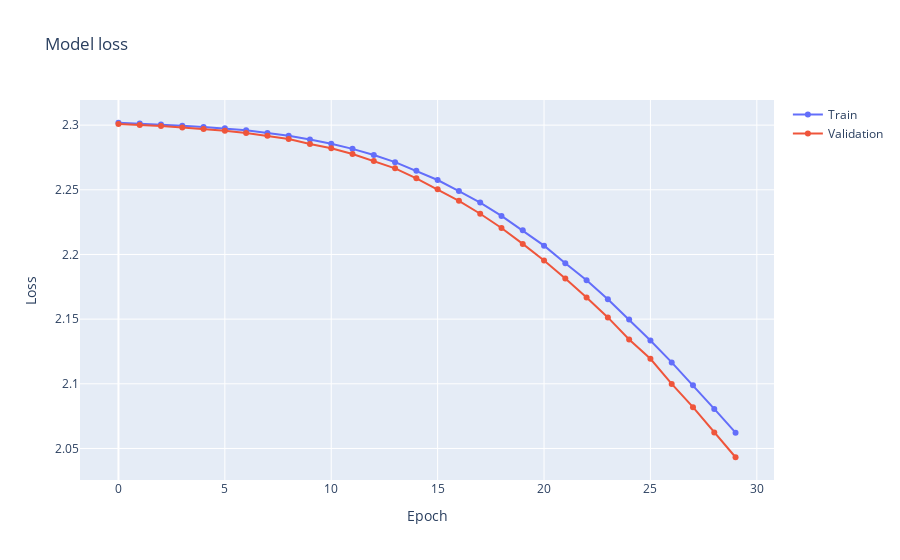

The code cell stored with this chart in its notebook:
### Code cell
# Plot training & validation loss values
fig = go.Figure()
fig.add_trace(go.Scatter(
    y=history.history['loss'],
    mode='lines+markers',
    name='Train'
))
fig.add_trace(go.Scatter(
    y=history.history['val_loss'],
    mode='lines+markers',
    name='Validation'
))
fig.update_layout(
    title='Model loss',
    xaxis_title='Epoch',
    yaxis_title='Loss'
)
fig.show()

### Figure 1 — Plotly figure (JSON) as saved in the notebook; plotly's stock layout.template omitted (floating-point values rounded to 4 significant figures)
{"data": [{"mode": "lines+markers", "name": "Train", "type": "scatter", "y": [2.302, 2.301, 2.3, 2.3, 2.299, 2.298, 2.296, 2.294, 2.292, 2.289, 2.286, 2.282, 2.277, 2.271, 2.265, 2.258, 2.249, 2.24, 2.23, 2.219, 2.207, 2.193, 2.18, 2.165, 2.15, 2.133, 2.117, 2.099, 2.081, 2.062]}, {"mode": "lines+markers", "name": "Validation", "type": "scatter", "y": [2.301, 2.3, 2.299, 2.298, 2.297, 2.296, 2.294, 2.292, 2.289, 2.285, 2.282, 2.278, 2.272, 2.267, 2.259, 2.25, 2.241, 2.231, 2.22, 2.208, 2.195, 2.181, 2.167, 2.151, 2.134, 2.119, 2.1, 2.082, 2.062, 2.043]}], "layout": {"title": {"text": "Model loss"}, "xaxis": {"title": {"text": "Epoch"}}, "yaxis": {"title": {"text": "Loss"}}}}
